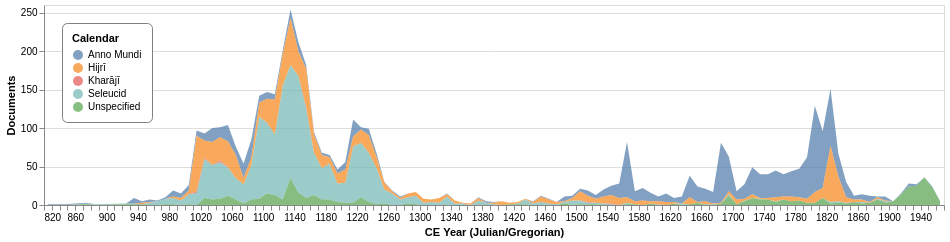

Notebook cell for this chart:
### Code cell
docs_calendars_charts = alt.Chart(dated_docs_cal.select('pgpid', 'undate_midpoint_year', 'doc_date_calendar')).mark_area(opacity=0.7).encode(
  x=alt.X('undate_midpoint_year', title="CE Year (Julian/Gregorian)", bin=alt.Bin(maxbins=120), axis=alt.Axis(format="r")),
  y=alt.Y('count(pgpid)', title='Documents'),
  color=alt.Y("doc_date_calendar", title="Calendar")
).properties(width=900, height=200).configure_legend(
    strokeColor='gray',
    fillColor='white', #EEEEEE',
    padding=10,
    cornerRadius=5,
    orient='top-left'
)

docs_calendars_charts.save(f"{chart_dir}/dated_docs_by_cal.pdf")
docs_calendars_charts.save(f"{chart_dir}/dated_docs_by_cal.png", ppi=300)
docs_calendars_charts.save(f"{chart_dir}/dated_docs_by_cal.svg")

docs_calendars_charts

### Figure 1 — Vega specification as saved in the notebook (floating-point values rounded to 4 significant figures; data arrays with more than 128 entries replaced by an {"elided": "..."} marker saying what was removed)
{"$schema": "https://vega.github.io/schema/vega/v6.json", "data": [{"name": "source_0", "values": {"elided": "545 records"}}, {"name": "source_0_color_domain_doc_date_calendar", "values": [{"doc_date_calendar": "Seleucid"}, {"doc_date_calendar": "Unspecified"}, {"doc_date_calendar": "Anno Mundi"}, {"doc_date_calendar": "Hijrī"}, {"doc_date_calendar": "Kharājī"}]}], "signals": [{"name": "bin_maxbins_120_undate_midpoint_year_bins", "value": {"fields": ["undate_midpoint_year"], "fname": "bin_undate_midpoint_year", "start": 820.0, "step": 10.0, "stop": 1970.0}}], "marks": [{"type": "group", "name": "pathgroup", "from": {"facet": {"data": "source_0", "name": "faceted_path_main", "groupby": ["doc_date_calendar"]}}, "encode": {"update": {"width": {"field": {"signal": null, "datum": null, "group": "width", "parent": null}}, "height": {"field": {"signal": null, "datum": null, "group": "height", "parent": null}}}}, "marks": [{"type": "area", "name": "marks", "from": {"data": "faceted_path_main"}, "sort": {"field": "x"}, "encode": {"update": {"y2": {"field": "__count_start", "scale": "y"}, "fill": {"field": "doc_date_calendar", "scale": "color"}, "orient": {"value": "vertical"}, "x": {"field": "bin_maxbins_120_undate_midpoint_year_mid", "scale": "x"}, "y": {"field": "__count_end", "scale": "y"}, "defined": {"signal": "isValid(datum[\"bin_maxbins_120_undate_midpoint_year_mid\"]) && isFinite(+datum[\"bin_maxbins_120_undate_midpoint_year_mid\"])"}, "opacity": {"value": 0.7}}}, "style": ["area"]}]}], "scales": [{"name": "x", "type": "linear", "domain": {"signal": "[bin_maxbins_120_undate_midpoint_year_bins.start, bin_maxbins_120_undate_midpoint_year_bins.stop]"}, "range": [0, {"signal": "width"}], "bins": {"signal": "bin_maxbins_120_undate_midpoint_year_bins"}, "zero": false}, {"name": "y", "type": "linear", "domain": {"data": "source_0", "fields": ["__count_start", "__count_end"]}, "range": [{"signal": "height"}, 0], "zero": true, "nice": true}, {"name": "color", "type": "ordinal", "domain": {"data": "source_0_color_domain_doc_date_calendar", "field": "doc_date_calendar", "sort": true}, "range": "category"}], "axes": [{"scale": "y", "orient": "left", "aria": false, "labels": false, "gridScale": "x", "minExtent": 0, "domain": false, "tickCount": {"signal": "ceil(height/40)"}, "grid": true, "maxExtent": 0, "ticks": false, "zindex": 0}, {"scale": "x", "zindex": 0, "format": "r", "labelFlush": true, "tickCount": {"signal": "ceil(width/10)"}, "labelOverlap": true, "grid": false, "orient": "bottom", "title": "CE Year (Julian/Gregorian)"}, {"scale": "y", "labelOverlap": true, "grid": false, "tickCount": {"signal": "ceil(height/40)"}, "zindex": 0, "orient": "left", "title": "Documents"}], "height": 200, "legends": [{"title": "Calendar", "fill": "color", "symbolType": "circle", "encode": {"symbols": {"update": {"opacity": {"value": 0.7}}}}}], "background": "white", "padding": 5, "width": 900, "config": {"legend": {"cornerRadius": 5, "fillColor": "white", "orient": "top-left", "padding": 10, "strokeColor": "gray"}}, "style": "cell"}
